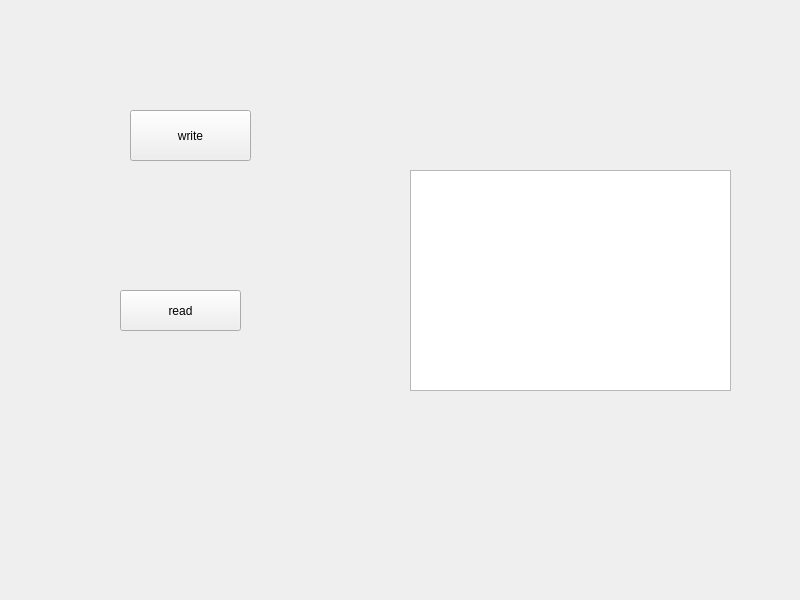
<?xml version="1.0" encoding="UTF-8"?>
<ui version="4.0">
 <class>Widget</class>
 <widget class="QWidget" name="Widget">
  <property name="geometry">
   <rect>
    <x>0</x>
    <y>0</y>
    <width>800</width>
    <height>600</height>
   </rect>
  </property>
  <property name="windowTitle">
   <string>Widget</string>
  </property>
  <widget class="QPushButton" name="pushButton">
   <property name="geometry">
    <rect>
     <x>130</x>
     <y>110</y>
     <width>121</width>
     <height>51</height>
    </rect>
   </property>
   <property name="text">
    <string>write</string>
   </property>
  </widget>
  <widget class="QTextEdit" name="textEdit">
   <property name="geometry">
    <rect>
     <x>410</x>
     <y>170</y>
     <width>321</width>
     <height>221</height>
    </rect>
   </property>
  </widget>
  <widget class="QPushButton" name="pushButton_2">
   <property name="geometry">
    <rect>
     <x>120</x>
     <y>290</y>
     <width>121</width>
     <height>41</height>
    </rect>
   </property>
   <property name="text">
    <string>read</string>
   </property>
  </widget>
 </widget>
 <resources/>
 <connections/>
</ui>
